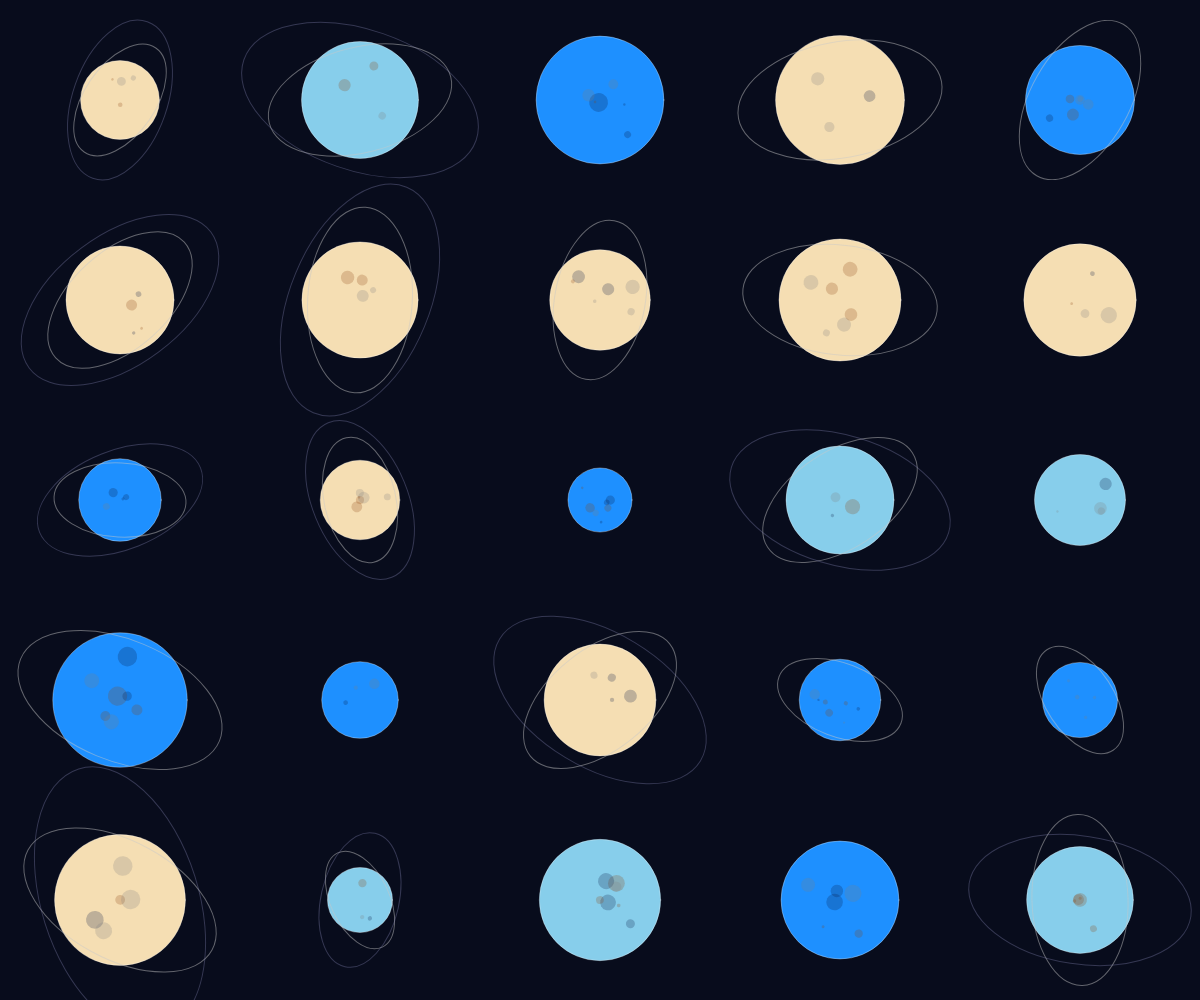
Frame 1 (no input)
Frame 60 (no input): identical to frame 1, image omitted
Frame 120 (the mouse pressed at the canvas centre since frame 60): identical to frame 1, image omitted

The p5.js sketch that drew this single still picture (run headless with seeded random() and noise() and a simulated clock; from frame 60 on, the mouse is pressed at the canvas centre):

// p5.js sketch
// ── sketch.js
function setup() {
  createCanvas(windowWidth, windowHeight);  
   // colore sfondo
  background(8, 12, 28);

  let numeroglifi = 25; // n pianeti generati
  let colonne = ceil(sqrt(numeroglifi));
  let righe = sqrt(numeroglifi);
  let discolonna = windowWidth / colonne;
  let disriga = windowHeight / righe;
  
  let xcorrente = 0;
  let ycorrente = 0;

  for (let g = 0; g < numeroglifi; g++) { //come sono distribuiti
    pianeta(xcorrente + discolonna / 2, ycorrente + disriga / 2, disriga * 0.8);
    xcorrente = xcorrente + discolonna;

    if (xcorrente >= windowWidth) {
      xcorrente = 0;
      ycorrente = ycorrente + disriga;
    }
  }
}

function draw() {
  // 
}

function pianeta(_x, _y, _size) {
  push();
  translate(_x, _y);
  angleMode(DEGREES);

  // tipi di pianeti (grandezza random e i tre colori)
  let tipoPianeta = random(0, 3);
  
  if (tipoPianeta < 1) {
    fill(30, 144, 255); 
  } else if (tipoPianeta < 2) {
    fill(135, 206, 235); 
  } else {
    fill(245, 222, 179); 
  }
  
  stroke(255, 80);
  strokeWeight(1);
  
  let diametroCorpo = _size * random(0.4, 0.85);
  circle(0, 0, diametroCorpo);

  // anelli dei pianeti
  noFill();
  let selectorAnelli = random(0, 3);
  
  if (selectorAnelli >= 1 && selectorAnelli < 2) {
    
    push();
    rotate(random(0, 360));
    stroke(200, 200, 200, 120);
    strokeWeight(1);
    ellipse(0, 0, diametroCorpo * 1.6, diametroCorpo * 0.9);
    pop();
  } else if (selectorAnelli >= 2) {

    push();
    rotate(random(0, 360));
    stroke(200, 200, 200, 120);
    strokeWeight(1);
    ellipse(0, 0, diametroCorpo * 1.6, diametroCorpo * 0.9);
    pop();
    
    push();
    rotate(random(0, 360));
    stroke(150, 150, 200, 80);
    ellipse(0, 0, diametroCorpo * 2.1, diametroCorpo * 1.2);
    pop();
  }

  // dettagli pianeti (i vari colori)
  noStroke();
  let numPallini = ceil(random(2, 7)); 
  
  for (let i = 0; i < numPallini; i++) {
    let angolo = random(0, 360);
    let distanza = random(0, diametroCorpo * 0.35);
    let dimPallino = random(2, diametroCorpo * 0.15);
    
    let colorePallino = random(0, 3);
    if (colorePallino < 1) {
      fill(128, 128, 128, 60); 
    } else if (colorePallino < 2) {
      fill(139, 69, 19, 60); 
    } else {
      fill(10, 25, 70, 60); 
    }
    
    push();
    rotate(angolo);
    translate(distanza, 0);
    circle(0, 0, dimPallino);
    pop();
  }

  pop();
}
